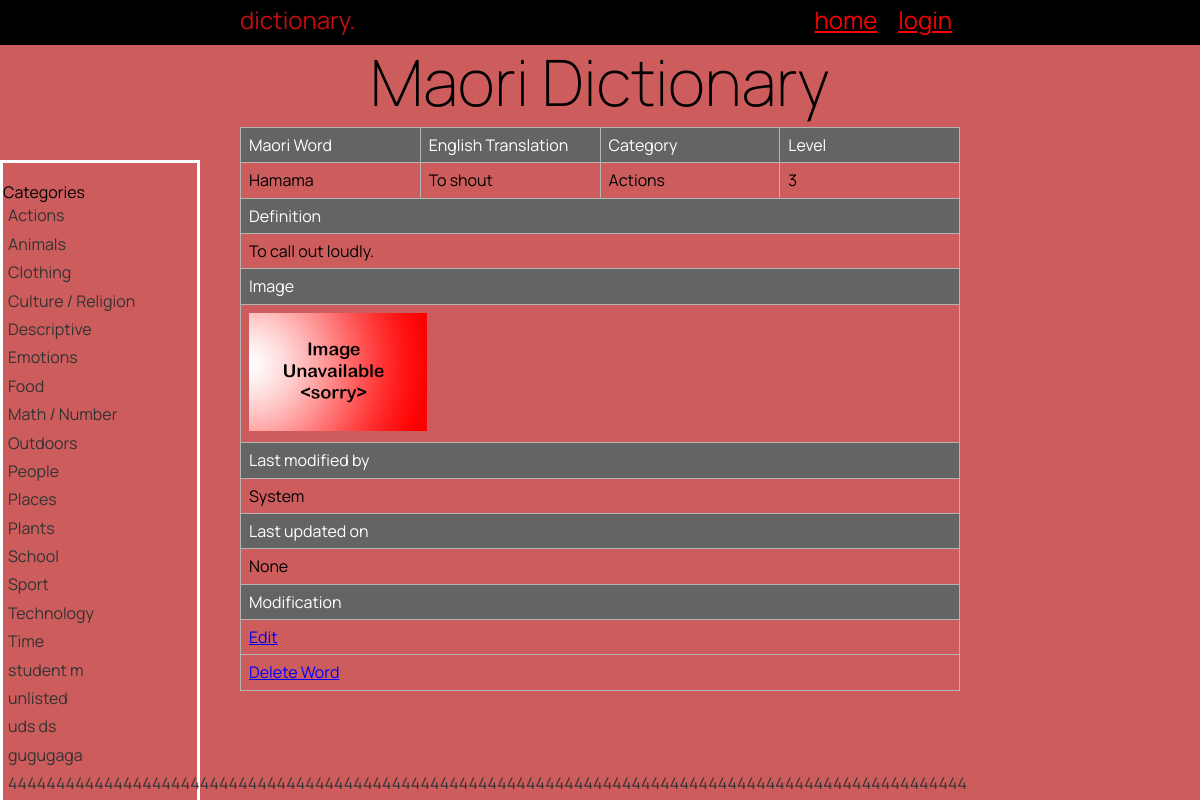
/word_detail/1, run on the app's committed database.
### tables this page shows
CREATE TABLE "category"
(
    cat_id        integer
        constraint category_pk
            primary key autoincrement
        constraint category_pk_2
            unique,
    category_name varchar(100)
);

CREATE TABLE "Dictionary"
(
    word_id    INTEGER
        constraint maori_words_pk
            primary key autoincrement,
    Maori      varchar(100),
    English    varchar(100),
    Definition varchar(100),
    level      INTEGER,
    image      varchar(15),
    cat_id_fk  INTEGER
        constraint cat_id_fk
            references category (""),
    user_id_fk INTEGER
        constraint user_id_fk
            references user (""),
    entry_date date
);

CREATE TABLE "user"
(
    user_id    integer
        constraint user_pk
            primary key autoincrement
        constraint user_pk_3
            unique,
    fname      varchar(200),
    lname      varchar(200),
    email      varchar(500)
        constraint user_pk_2
            unique,
    password   varchar(100),
    is_teacher integer
);

### app.py (the view)
@app.route('/word_detail/<word_id>')
def render_word_detail(word_id):
    category_list = get_list("SELECT cat_id, category_name FROM category", "")
    about_word = get_list("SELECT word_id, Maori, English, Definition, level, image, category_name, fname, "
                          " entry_date FROM Dictionary m "
                          "INNER JOIN user u on m.user_id_fk = u.user_id "
                          "INNER JOIN category c ON m.cat_id_fk = c.cat_id WHERE word_id=?", (word_id,))
    return render_template("word_detail.html", wordinfo=about_word,  logged_in=is_logged_in(),
                           categories=category_list, is_teacher=is_teacher())

### app.py (called while the page is built)
def get_list(query, params):
    with create_connection(DATABASE) as con:
        cur = con.cursor()
        if params == "":
            cur.execute(query)
        else:
            cur.execute(query, params)
        query_list = cur.fetchall()
    return query_list

def create_connection(db_file):
    try:
        connection = sqlite3.connect(db_file)
        print("Connection to database successful.")
        return connection
    except Error as e:
        print("Error connecting to database:", e)
        return None

def is_logged_in():
    if session.get('email') is None:
        return False
    else:
        return True

def is_teacher():
    return session.get('is_teacher') == 1

### templates/word_detail.html (shortened to what this page needs)
{% extends 'base.html' %}
{% block main %}
<div class="sidebar">
    <p>Categories</p>
    {% for category in categories %}
    <ul id="sidebar-links">
        <li><a href="/category/{{ category[0] }}">{{ category[1] }}</a></li>
    </ul>
    {% endfor %}
</div>
<div class="content">
    <table class="info">
        <tr class="header">
            <td style="width:25%">Maori Word</td>
            <td style="width:25%">English Translation</td>
            <td style="width:25%">Category</td>
            <td style="width:25%">Level</td>
        </tr>
        {% for id in wordinfo %}
        <tr>
            <td>{{ id[1] }}</td>
            <td>{{ id[2] }}</td>
            <td>{{ id[6] }}</td>
            <td>{{ id[4] }}</td>
        </tr>
        <tr class="header">
            <td colspan="4">Definition</td>
        </tr>
        <tr>
            <td colspan="4">{{ id[3] }}</td>
        </tr>
        <tr class="header">
            <td colspan="4">Image</td>
        </tr>
        <tr>
            <td colspan="4">
                <img src="/static/images/{{ id[5] }}.jpg">
            </td>
        </tr>
        <tr class="header">
            <td colspan="4">Last modified by</td>
        </tr>
        <tr>
            <td colspan="4">{{ id[7] }}</td>
        </tr>
        <tr class="header">
            <td colspan="4"> Last updated on</td>
        </tr>
        <tr>
            <td colspan="4">{{ id[8] }}</td>
        </tr>
        <tr class="header">
            <td colspan="4">Modification</td>
        </tr>
        <tr>
            <td colspan="4">
                <a href="/edit/{{ id[0] }}">Edit</a>
            </td>
        </tr>
        <tr>
            <td colspan="4">
                <form action="/delete_word/{{ id[0] }}" method="GET" class="inline-form">
                    <button type="submit" class="link-button">Delete Word</button>
                </form>
            </td>
        </tr>
        {% endfor %}
    </table>
</div>
{% endblock %}

### static/style.css (style rules this page uses)
* { font-family: 'Manrope', sans-serif; padding: 0; margin: 0; box-sizing: border-box; }
body { background-color: indianred; }
img { max-width: 100%; }
table { font-family: Arial, Helvetica, sans-serif; border-collapse: collapse; width: 100%; }
td { border: 5px solid skyblue; padding: 10px; }
td, th { border: 1px solid #b4b4b4; padding: 8px; }
.list th, .info .header { padding-top: 12px; padding-bottom: 12px; text-align: left; background-color: #646464; color: white; }
.sidebar { position: fixed; top: 160px; left: 0px; width: 200px; height: auto; background-color: indianred; padding-top: 20px; border: 3px solid #ffffff; }
.sidebar ul { list-style-type: none; padding: 0; }
.sidebar ul li { padding: 5px; color: black; }
.sidebar ul li a { text-decoration: none; color: #333; display: block; }
.inline-form { display: inline; }
.link-button { background: none; color: blue; border: none; padding: 0; font: inherit; cursor: pointer; text-decoration: underline; }

### data on the page
category: category_name "Actions"
category: category_name "Animals"
category: category_name "Clothing"
category: category_name "Culture / Religion"
category: category_name "Descriptive"
category: category_name "Emotions"
category: category_name "Food"
category: category_name "Math / Number"
category: category_name "Outdoors"
category: category_name "People"
category: category_name "Places"
category: category_name "Plants"
category: category_name "School"
category: category_name "Sport"
category: category_name "Technology"
category: category_name "Time"
category: category_name "student m"
category: category_name "unlisted"
category: category_name "uds ds"
category: category_name "gugugaga"
category: category_name "4444444444444444444444444444444444444444444444444444444444444444444444444444444444444444444444444444"
Dictionary: Maori "Hamama", English "To shout", category_name "Actions", level "3", Definition "To call out loudly.", image (placeholder picture), fname "System", id "None"
